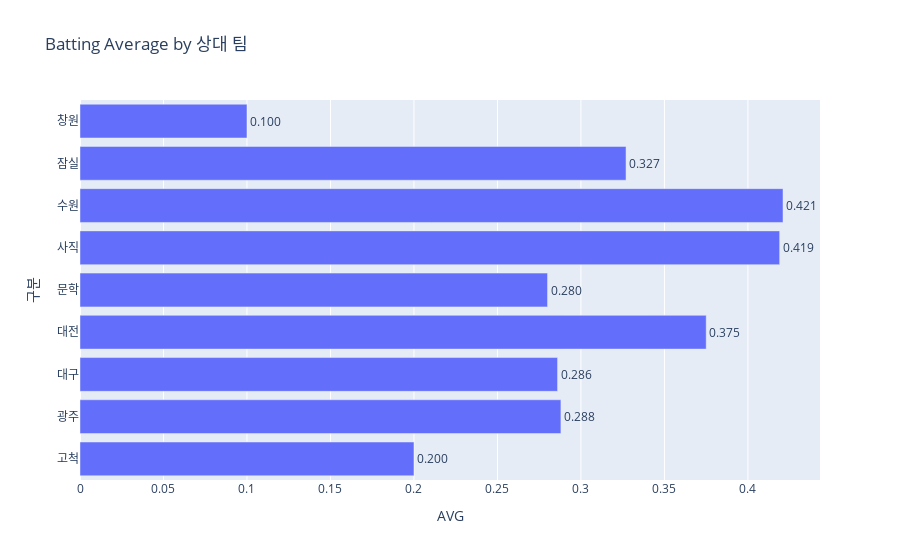
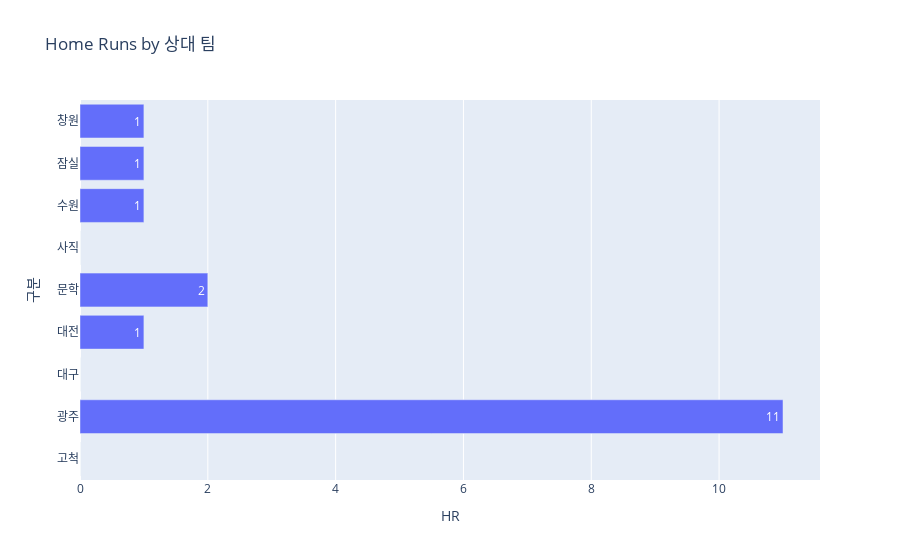

Write notebook code for charts like these, in order.
### Code cell
# 최형우 구장별 타율 및 홈런 갯수 시각화
fig = px.bar(최형우_경기별기록_구장별, 
             y=최형우_경기별기록_구장별['구분'], 
             x=최형우_경기별기록_구장별['AVG'], 
             text='AVG', 
             title='Batting Average by 상대 팀',
             labels={'타율': '타율'})
fig.update_traces(texttemplate='%{text:.3f}', textposition='outside')
fig.show()

fig = px.bar(최형우_경기별기록_구장별, 
             y=최형우_경기별기록_구장별['구분'], 
             x=최형우_경기별기록_구장별['HR'], 
             text='HR', 
             title='Home Runs by 상대 팀',
             labels={'홈런': '홈런'})
fig.show()

### Figure 1 — Plotly figure (JSON) as saved in the notebook; plotly's stock layout.template omitted (floating-point values rounded to 4 significant figures)
{"data": [{"alignmentgroup": "True", "hovertemplate": "AVG=%{text}<br>구분=%{y}<extra></extra>", "legendgroup": "", "marker": {"color": "#636efa", "pattern": {"shape": ""}}, "name": "", "offsetgroup": "", "orientation": "h", "showlegend": false, "text": [0.2, 0.288, 0.286, 0.375, 0.28, 0.419, 0.421, 0.327, 0.1], "textposition": "outside", "texttemplate": "%{text:.3f}", "type": "bar", "x": [0.2, 0.288, 0.286, 0.375, 0.28, 0.419, 0.421, 0.327, 0.1], "xaxis": "x", "y": ["고척", "광주", "대구", "대전", "문학", "사직", "수원", "잠실", "창원"], "yaxis": "y"}], "layout": {"barmode": "relative", "legend": {"tracegroupgap": 0}, "title": {"text": "Batting Average by 상대 팀"}, "xaxis": {"anchor": "y", "domain": [0, 1], "title": {"text": "AVG"}}, "yaxis": {"anchor": "x", "domain": [0, 1], "title": {"text": "구분"}}}}

### Figure 2 — Plotly figure (JSON) as saved in the notebook; plotly's stock layout.template omitted (floating-point values rounded to 4 significant figures)
{"data": [{"alignmentgroup": "True", "hovertemplate": "HR=%{text}<br>구분=%{y}<extra></extra>", "legendgroup": "", "marker": {"color": "#636efa", "pattern": {"shape": ""}}, "name": "", "offsetgroup": "", "orientation": "h", "showlegend": false, "text": [0, 11, 0, 1, 2, 0, 1, 1, 1], "textposition": "auto", "type": "bar", "x": [0, 11, 0, 1, 2, 0, 1, 1, 1], "xaxis": "x", "y": ["고척", "광주", "대구", "대전", "문학", "사직", "수원", "잠실", "창원"], "yaxis": "y"}], "layout": {"barmode": "relative", "legend": {"tracegroupgap": 0}, "title": {"text": "Home Runs by 상대 팀"}, "xaxis": {"anchor": "y", "domain": [0, 1], "title": {"text": "HR"}}, "yaxis": {"anchor": "x", "domain": [0, 1], "title": {"text": "구분"}}}}
